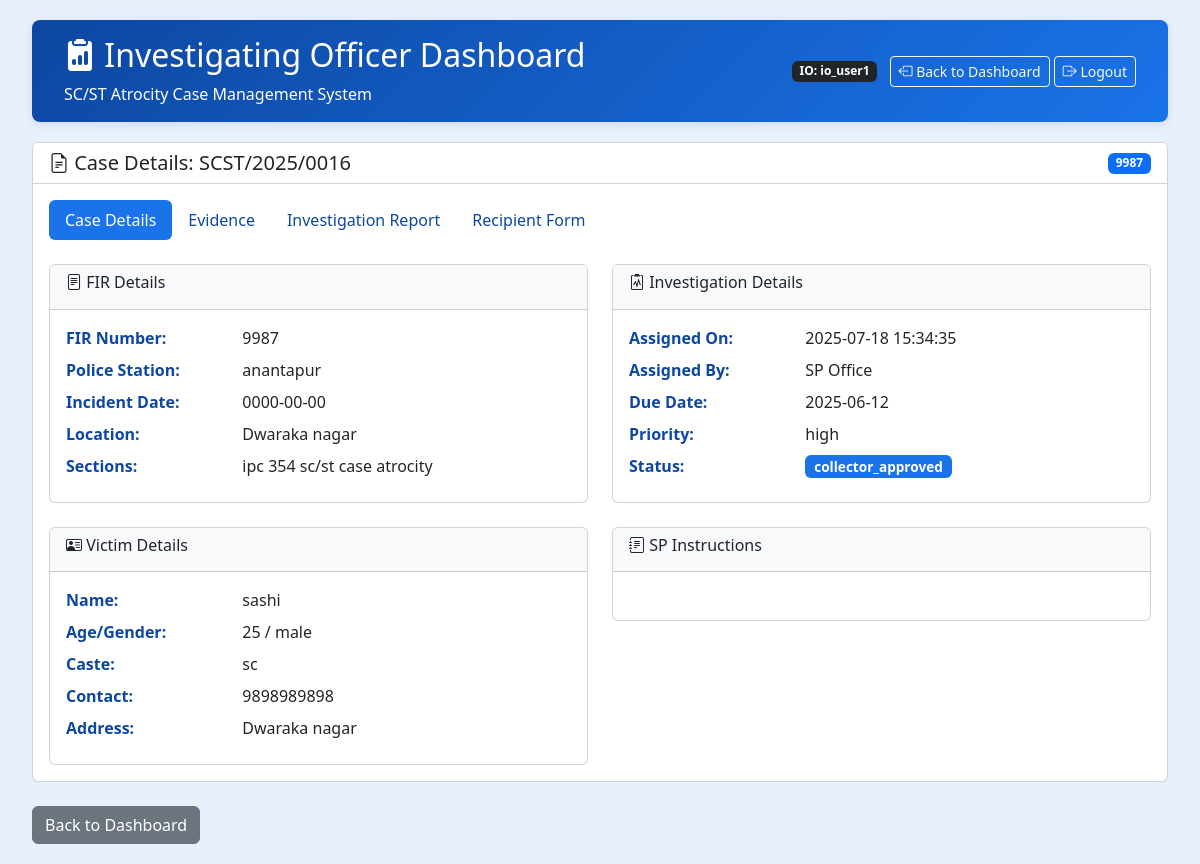
The app's page /review_io_case.php?case_id=16 (signed in) with its own data.
### tables this page shows
CREATE TABLE `cases` (
  `case_id` int(11) NOT NULL,
  `victim_name` varchar(100) NOT NULL,
  `victim_address` text NOT NULL,
  `incident_date` date NOT NULL,
  `incident_description` text NOT NULL,
  `case_type` enum('SC','ST') NOT NULL,
  `status` varchar(32) DEFAULT NULL,
  `filed_by` int(11) DEFAULT NULL,
  `created_at` timestamp NOT NULL DEFAULT current_timestamp(),
  `victim_age` int(11) DEFAULT NULL,
  `victim_gender` varchar(20) DEFAULT NULL,
  `victim_caste` varchar(20) DEFAULT NULL,
  `victim_contact` varchar(20) DEFAULT NULL,
  `victim_aadhaar` varchar(20) DEFAULT NULL,
  `fir_number` varchar(50) DEFAULT NULL,
  `fir_date` date DEFAULT NULL,
  `police_station` varchar(100) DEFAULT NULL,
  `victim_statement` text DEFAULT NULL,
  `medical_report` text DEFAULT NULL,
  `case_sections` text DEFAULT NULL,
  `investigating_officer` varchar(100) DEFAULT NULL,
  `forward_to_sp` tinyint(1) DEFAULT 1,
  `priority` enum('low','medium','high') NOT NULL DEFAULT 'medium',
  `assigned_officer` varchar(100) DEFAULT NULL,
  `io_username` varchar(50) DEFAULT NULL,
  `io_report` text DEFAULT NULL,
  `io_witness_statements` text DEFAULT NULL,
  `io_recommendations` text DEFAULT NULL,
  `updated_at` timestamp NULL DEFAULT current_timestamp() ON UPDATE current_timestamp()
);

### review_io_case.php (the view, shortened to what this page needs)
<?php
require_once 'includes/db.php';
$case_id = $_GET['case_id'] ?? null;
$io_username = $_SESSION['username'];
$stmt = $pdo->prepare("SELECT * FROM cases WHERE case_id = ? AND io_username = ?");
$stmt->execute([$case_id, $io_username]);
$case = $stmt->fetch();
?>
<!DOCTYPE html>
<html lang="en">
<head>
    <link href="https://cdn.jsdelivr.net/npm/bootstrap@5.3.0/dist/css/bootstrap.min.css" rel="stylesheet">
    <link rel="stylesheet" href="https://cdn.datatables.net/1.13.6/css/jquery.dataTables.min.css">
    <link rel="stylesheet" href="https://cdnjs.cloudflare.com/ajax/libs/dropzone/5.9.3/dropzone.min.css">
    <link rel="stylesheet" href="https://cdn.jsdelivr.net/npm/bootstrap-icons@1.10.0/font/bootstrap-icons.css">
</head>
<body>
    <div class="container-fluid">
        <div class="header">
            <div class="d-flex justify-content-between align-items-center">
                <div>
                    <h2><i class="bi bi-clipboard2-data-fill"></i> Investigating Officer Dashboard</h2>
                    <p class="mb-0">SC/ST Atrocity Case Management System</p>
                </div>
                <div>
                    <span class="badge bg-dark me-2">IO: <?php echo htmlspecialchars($io_username); ?></span>
                    <a href="io_dashboard.php" class="btn btn-sm btn-outline-light" id="backToDashboardBtn">
                        <i class="bi bi-box-arrow-left"></i> Back to Dashboard
                    </a>
                    <a href="logout.php" class="btn btn-sm btn-outline-light">
                        <i class="bi bi-box-arrow-right"></i> Logout
                    </a>
                </div>
            </div>
        </div>
        <div class="card mb-4">
            <div class="card-header bg-white">
                <div class="d-flex justify-content-between align-items-center">
                    <h5 class="mb-0"><i class="bi bi-file-earmark-text"></i> Case Details: SCST/<?php echo date('Y', strtotime($case['created_at'])); ?>/<?php echo str_pad($case['case_id'], 4, '0', STR_PAD_LEFT); ?></h5>
                    <span class="badge bg-primary"><?php echo htmlspecialchars($case['fir_number']); ?></span>
                </div>
            </div>
            <div class="card-body">
                <ul class="nav nav-pills mb-4" id="caseTabs" role="tablist">
                    <li class="nav-item" role="presentation">
                        <button class="nav-link active" id="details-tab" data-bs-toggle="pill" data-bs-target="#details" type="button" role="tab">Case Details</button>
                    </li>
                    <li class="nav-item" role="presentation">
                        <button class="nav-link" id="evidence-tab" data-bs-toggle="pill" data-bs-target="#evidence" type="button" role="tab">Evidence</button>
                    </li>
                    <li class="nav-item" role="presentation">
                        <button class="nav-link" id="report-tab" data-bs-toggle="pill" data-bs-target="#report" type="button" role="tab">Investigation Report</button>
                    </li>
                    <li class="nav-item" role="presentation">
                        <a class="nav-link" id="recipient-tab" href="recpdetails.html" role="tab">Recipient Form</a>
                    </li>
                </ul>
                <div class="tab-content" id="caseTabContent">
                    <div class="tab-pane fade show active" id="details" role="tabpanel">
                        <div class="row">
                            <div class="col-md-6">
                                <div class="card mb-4">
                                    <div class="card-header bg-light">
                                        <h6><i class="bi bi-file-text"></i> FIR Details</h6>
                                    </div>
                                    <div class="card-body">
                                        <div class="row mb-2">
                                            <div class="col-4 detail-label">FIR Number:</div>
                                            <div class="col-8"><?php echo htmlspecialchars($case['fir_number']); ?></div>
                                        </div>
                                        <div class="row mb-2">
                                            <div class="col-4 detail-label">Police Station:</div>
                                            <div class="col-8"><?php echo htmlspecialchars($case['police_station']); ?></div>
                                        </div>
                                        <div class="row mb-2">
                                            <div class="col-4 detail-label">Incident Date:</div>
                                            <div class="col-8"><?php echo htmlspecialchars($case['incident_date']); ?></div>
                                        </div>
                                        <div class="row mb-2">
                                            <div class="col-4 detail-label">Location:</div>
                                            <div class="col-8"><?php echo htmlspecialchars($case['victim_address']); ?></div>
                                        </div>
                                        <div class="row mb-2">
                                            <div class="col-4 detail-label">Sections:</div>
                                            <div class="col-8"><?php echo htmlspecialchars($case['case_sections']); ?></div>
                                        </div>
                                    </div>
                                </div>
                                <div class="card">
                                    <div class="card-header bg-light">
                                        <h6><i class="bi bi-person-vcard"></i> Victim Details</h6>
                                    </div>
                                    <div class="card-body">
                                        <div class="row mb-2">
                                            <div class="col-4 detail-label">Name:</div>
                                            <div class="col-8"><?php echo htmlspecialchars($case['victim_name']); ?></div>
                                        </div>
                                        <div class="row mb-2">
                                            <div class="col-4 detail-label">Age/Gender:</div>
                                            <div class="col-8"><?php echo htmlspecialchars($case['victim_age']) . ' / ' . htmlspecialchars($case['victim_gender']); ?></div>
                                        </div>
                                        <div class="row mb-2">
                                            <div class="col-4 detail-label">Caste:</div>
                                            <div class="col-8"><?php echo htmlspecialchars($case['victim_caste']); ?></div>
                                        </div>
                                        <div class="row mb-2">
                                            <div class="col-4 detail-label">Contact:</div>
                                            <div class="col-8"><?php echo htmlspecialchars($case['victim_contact']); ?></div>
                                        </div>
                                        <div class="row mb-2">
                                            <div class="col-4 detail-label">Address:</div>
                                            <div class="col-8"><?php echo htmlspecialchars($case['victim_address']); ?></div>
                                        </div>
                                    </div>
                                </div>
                            </div>
                            <div class="col-md-6">
                                <div class="card mb-4">
                                    <div class="card-header bg-light">
                                        <h6><i class="bi bi-clipboard2-pulse"></i> Investigation Details</h6>
                                    </div>
                                    <div class="card-body">
                                        <div class="row mb-2">
                                            <div class="col-4 detail-label">Assigned On:</div>
                                            <div class="col-8"><?php echo htmlspecialchars($case['created_at']); ?></div>
                                        </div>
                                        <div class="row mb-2">
                                            <div class="col-4 detail-label">Assigned By:</div>
                                            <div class="col-8">SP Office</div>
                                        </div>
                                        <div class="row mb-2">
                                            <div class="col-4 detail-label">Due Date:</div>
                                            <div class="col-8"><?php echo htmlspecialchars($case['fir_date']); ?></div>
                                        </div>
                                        <div class="row mb-2">
                                            <div class="col-4 detail-label">Priority:</div>
                                            <div class="col-8"><?php echo htmlspecialchars($case['priority']); ?></div>
                                        </div>
                                        <div class="row mb-2">
                                            <div class="col-4 detail-label">Status:</div>
                                            <div class="col-8"><span class="badge badge-status badge-inprogress"><?php echo htmlspecialchars($case['status']); ?></span></div>
                                        </div>
                                    </div>
                                </div>
                                <div class="card">
                                    <div class="card-header bg-light">
                                        <h6><i class="bi bi-journal-text"></i> SP Instructions</h6>
                                    </div>
                                    <div class="card-body">
                                    </div>
                                </div>
                            </div>
                        </div>
                    </div>
                </div>
            </div>
        </div>
        <a href="io_dashboard.php" class="btn btn-secondary">Back to Dashboard</a>
    </div>
</body>
</html>

### review_io_case.php (style rules this page uses)
:root { --io-blue: #1a73e8; --io-light-blue: #e8f0fe; --io-dark-blue: #0d47a1; --io-secondary: #5f6368; --io-green: #34a853; --io-red: #ea4335; }
body { background-color: var(--io-light-blue); padding: 20px; }
.header { background: linear-gradient(135deg, var(--io-dark-blue), var(--io-blue)); color: white; padding: 1rem 2rem; margin-bottom: 20px; border-radius: 8px; box-shadow: 0 2px 10px rgba(0,0,0,0.1); }
.badge-status { font-size: 0.85rem; padding: 0.35em 0.65em; }
.badge-inprogress { background-color: var(--io-blue); }
.nav-pills .nav-link.active { background-color: var(--io-blue); }
.nav-pills .nav-link { color: var(--io-dark-blue); }
.detail-label { font-weight: 600; color: var(--io-dark-blue); }

### records on screen
cases: created_at "2025", case_id "0016", fir_number "9987", police_station "anantapur", incident_date "0000-00-00", victim_address "Dwaraka nagar", case_sections "ipc 354 sc/st case atrocity", victim_name "sashi", victim_age "25", victim_gender "male", victim_caste "sc", victim_contact "9898989898", created_at "2025-07-18 15:34:35", fir_date "2025-06-12", priority "high", status "collector_approved"

### other values on screen
$io_username "io_user1"
